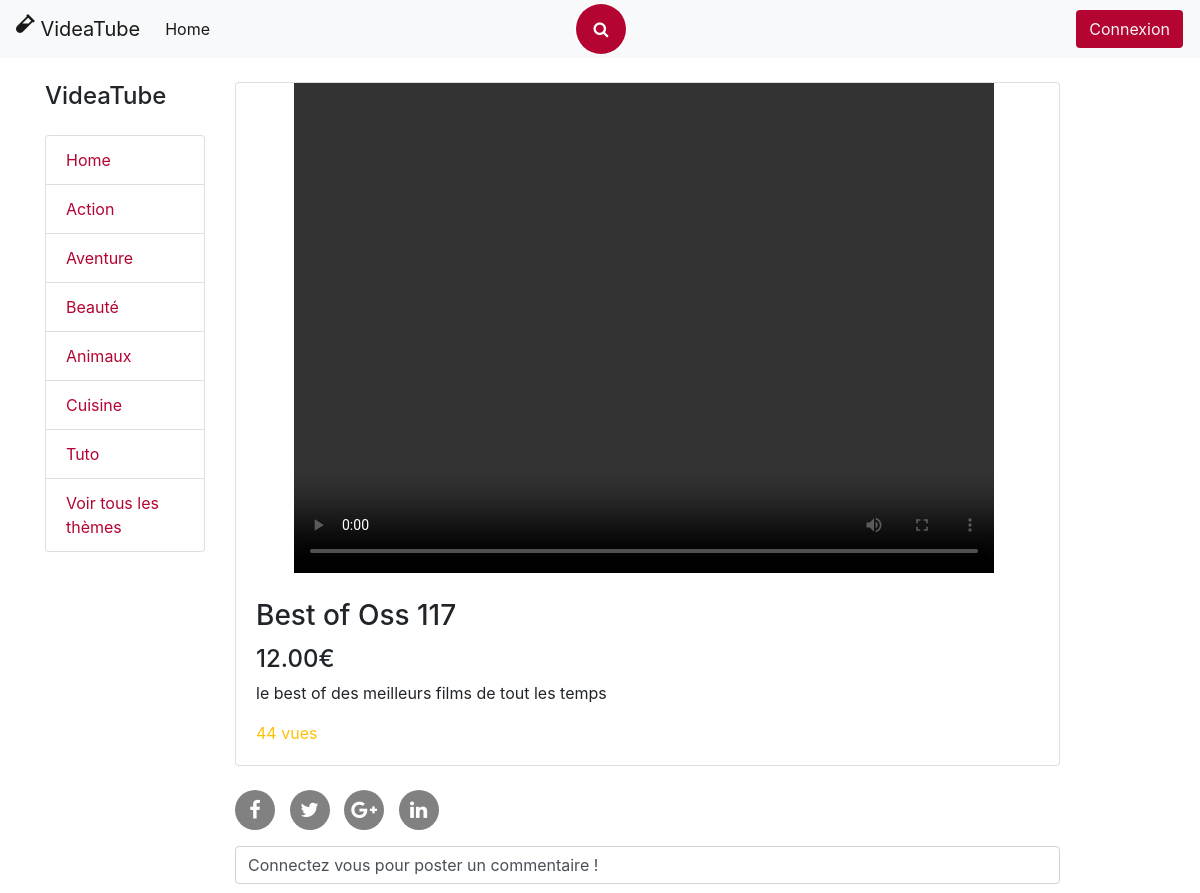
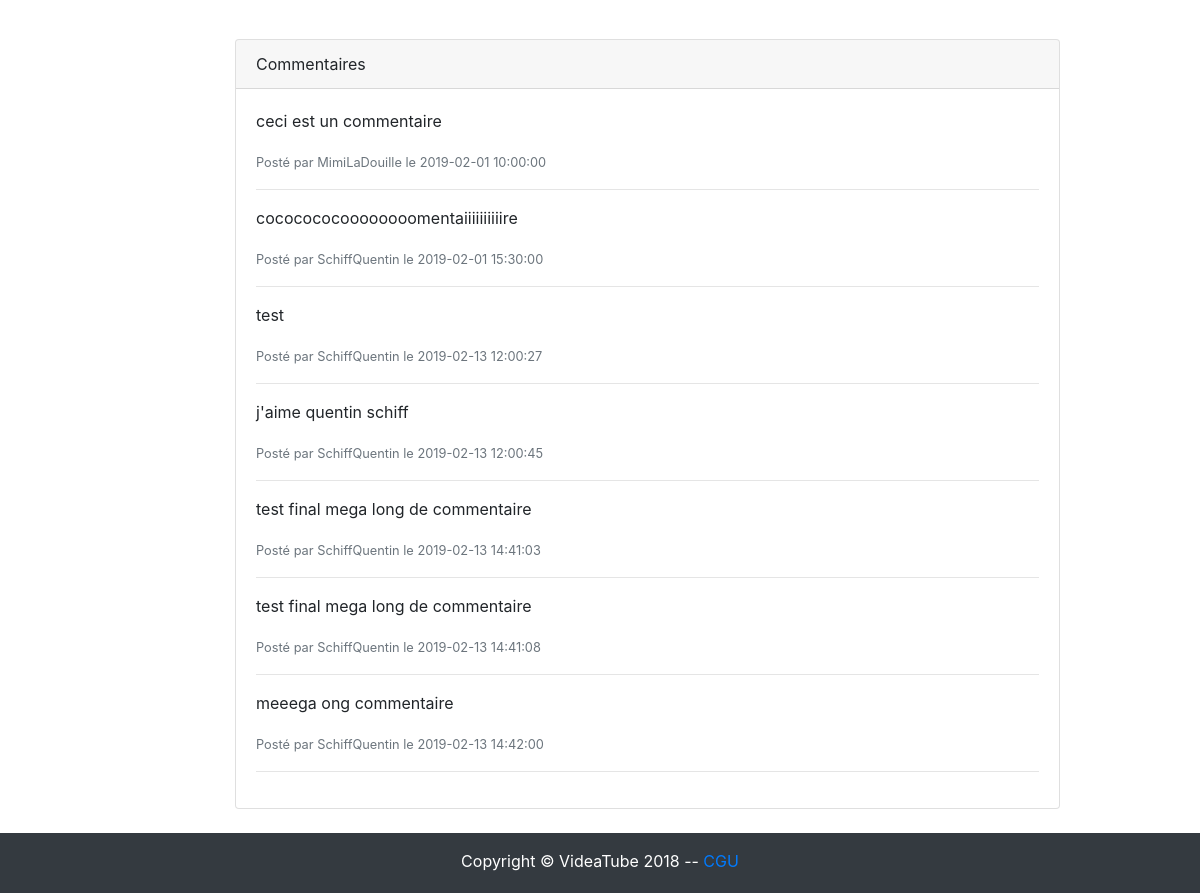
The app's page /video-20 with its own data (2 pictures, top to bottom).
### tables this page shows
CREATE TABLE `video` (
  `id` int(11) NOT NULL,
  `title` varchar(255) NOT NULL,
  `price` decimal(11,2) NOT NULL,
  `link` varchar(255) NOT NULL,
  `date_upload` date NOT NULL,
  `thumbnail` varchar(255) NOT NULL,
  `nbViews` int(11) NOT NULL,
  `description` varchar(255) NOT NULL
);

CREATE TABLE `commentary` (
  `id` int(11) NOT NULL,
  `content` text NOT NULL,
  `id_video` int(11) NOT NULL,
  `id_user` int(11) NOT NULL,
  `date_comm` datetime NOT NULL
);

CREATE TABLE `user` (
  `id` int(11) NOT NULL,
  `lastname` varchar(255) NOT NULL,
  `firstname` varchar(255) NOT NULL,
  `mail` varchar(255) NOT NULL,
  `log` varchar(255) NOT NULL,
  `password` varchar(255) NOT NULL,
  `nickname` varchar(255) NOT NULL,
  `role` int(11) NOT NULL,
  `avatar` text
);

### controler/controler.php (called while the page is built, shortened)
<?php
require_once('model/videoManager.php');
function getVideo()
{
    try {
        if (isset ($_GET['vId'])) {
            $vM = new videoManager();
            $v = $vM->get($_GET['vId']);
            $cArray[] = $vM->getCommentary($v);
        }
    } catch (Exception $e) {
        $_POST['alert'] = $e;
    }
    require_once('view/video.php');
}
?>

### model/model.php (called while the page is built)
<?php
    class Model
    {
        protected function connectBdd()
        {
            try {
                $bdd = new PDO('mysql:host=localhost;dbname=bdd_videatube;charset=utf8', 'root', '', array(PDO::ATTR_ERRMODE => PDO::ERRMODE_EXCEPTION));
                return $bdd;
            } catch (Exception $e) {
                die('Erreur : ' . $e->getMessage());
            }
        }
    }
?>

### model/videoManager.php (called while the page is built, shortened)
<?php
require_once('model/model.php');
require_once('model/videoClass.php');
    class videoManager extends Model
    {
        private $_db;
        public function get($id)
        {
            $id = (int) $id;
            $q = $this->_db->query('SELECT * FROM video WHERE id = '.$id);
            $donnees = $q->fetch(PDO::FETCH_ASSOC);
            return new videoClass($donnees);
        }
        public function getCommentary(videoClass $video)
        {
            $cArray[] = null;
            $q = $this->_db->query('SELECT c.id, c.content, c.date_comm, u.nickname FROM video v INNER JOIN commentary c ON v.id = c.id_video INNER JOIN user u ON c.id_user = u.id WHERE v.id = '.$video->getId());
            while ($donnees = $q->fetch(PDO::FETCH_ASSOC))
            {
                $cArray[] = $donnees;
            }
            return $cArray;
        }
        public function setDb(PDO $db)
        {
            $this->_db = $db;
        }
    }
?>

### model/videoClass.php (called while the page is built, shortened)
<?php
class videoClass
{
    var $id;
    var $title;
    var $price;
    var $link;
    var $nbViews;
    var $description;
    public function hydrate(array $datas)
    {
        foreach ($datas as $key => $value)
        {
            $method = 'set'.ucfirst($key);
        }
    }
    public function getId()
    {
        return $this->id;
    }
    public function setId($id)
    {
        $this->id = $id;
    }
    public function getTitle()
    {
        return $this->title;
    }
    public function setTitle($title)
    {
        $this->title = $title;
    }
    public function getPrice()
    {
        return $this->price;
    }
    public function setPrice($price)
    {
        $this->price = $price;
    }
    public function getLink()
    {
        return $this->link;
    }
    public function setLink($link)
    {
        $this->link = $link;
    }
    public function getDescription()
    {
        return $this->description;
    }
    public function setDescription($description)
    {
        $this->description = $description;
    }
    public function getNbViews()
    {
        return $this->nbViews;
    }
    public function setNbViews($nbViews)
    {
        $this->nbViews = $nbViews;
    }
}

### view/commentaries.php (the view)
<div class="card-header ">
    Commentaires
  </div>
<div class="card-body">
    <?php
    if (isset($cArray[0][1]["id"]))
    {
        foreach($cArray as $commArray)
        {
            for($i = 1; $i< count($commArray);$i++)
            { ?>
                <p><?= $commArray[$i]['content'];?></p>
                <small class="text-muted">Posté par <?= $commArray[$i]['nickname'];?> le <?= $commArray[$i]['date_comm'];?></small>
                <hr>
        <?php }
        }
    }else
    { ?>
        <p>Aucun commentaire pour cette vidéo n'a encore été posté</p>
    <?php } ?>
</div>

### view/video.php (shortened to what this page needs)
    <link href=" ./assets/css/icons.css" rel="stylesheet"/>
<div class="bodyVideo">
    <div class="container">
        <div class="row">
            <div class="col-lg-2">
                <h1 class="my-4 titleTheme">VideaTube</h1>
                <div class="list-group">
                    <a href="home" class="list-group-item">Home</a>
                    <a href="theme-1" class="list-group-item">Action</a>
                    <a href="theme-2" class="list-group-item">Aventure</a>
                    <a href="theme-3" class="list-group-item">Beauté</a>
                    <a href="theme-4" class="list-group-item">Animaux</a>
                    <a href="theme-5" class="list-group-item">Cuisine</a>
                    <a href="theme-6" class="list-group-item">Tuto</a>
                    <a href="theme-0" class="list-group-item">Voir tous les thèmes</a>
                </div>
            </div>
    <div class="col-lg-9">
<?php
if (isset($_POST['watch']))
{
    if(substr_count($v->getLink(),"http") > 0)
    {?>
            <div class="card mt-4 videoContain">
                <iframe class="videoWatch" width="700" height="490" src=<?= $v->getLink(); ?> frameborder="0" allow="accelerometer; autoplay; encrypted-media; gyroscope; picture-in-picture" allowfullscreen></iframe>
                <div class="card-body">
                    <h3 class="card-title"><?= $v->getTitle(); ?></h3>
                    <p class="card-text"><?= $v->getDescription(); ?></p>
                    <span class="text-warning"><?= $v->getNbViews(); ?> vues</span>
                </div>
            </div>
    <?php }
    else {
         ?>
            <div class="card mt-4 videoContain">
            <video class="videoWatch" width="700" height="490" controls src="./ressources/videos/<?= $v->getLink(); ?>"></video>
                <div class="card-body">
                    <h3 class="card-title"><?= $v->getTitle(); ?></h3>
                    <p class="card-text"><?= $v->getDescription(); ?></p>
                    <span class="text-warning"><?= $v->getNbViews(); ?> vues</span>
                </div>
            </div>
    <?php }
}elseif(isset($_POST['purchase'])){ ?>
            <div class="card mt-4 videoContain">
                <div class = "frame">
                    <div class="frameLock">
                        <?php if(isset($_SESSION['userConnected']))
                        { ?>
                            <form method = 'post' action ='purchase'>
                                <input type="hidden" name = "purchaseVid" value = "<?= $v->getId(); ?>" >
                                <input class="btn  btnPurchase" type="submit" name = "purchase" value = 'Acheter'>
                            </form>
                        <?php
                        }else
                        { ?>
                            <form method = 'post' action ='connexion'>
                            </form>
                        <?php
                        } ?>
                    </div>
                    <?php
                    if(substr_count($v->getLink(),"http") > 0)
                    { ?>
                        <iframe class="videoWatch" width="700" height="490" src=<?= $v->getLink(); ?> frameborder="0" allow="accelerometer; encrypted-media; gyroscope; picture-in-picture" allowfullscreen></iframe>
                    <?php
                    }else
                    { ?>
                        <video class="videoWatch" width="700" height="490" controls src="./ressources/videos/<?= $v->getLink(); ?>"></video>
                    <?php
                    } ?>
                </div>
                <div class="card-body">
                    <h3 class="card-title"><?= $v->getTitle(); ?></h3>
                    <h4><?= $v->getPrice(); ?>€</h4>
                    <p class="card-text"><?= $v->getDescription(); ?></p>
                    <span class="text-warning"><?= $v->getNbViews(); ?> vues</span>
                </div>
            </div>
        <br>
            <?php
            } ?>
            <div class="">
                <div class="listing-block">
                    <ul class="list-inline">
                        <li><a href="https://www.facebook.com/" class="icoFacebook" title="Facebook"><i class="fa fa-facebook-f"></i></a></li>
                        <li><a href="https://twitter.com/" class="icotwitter" title="Twitter"><i class="fa fa-twitter"></i></a></li>
                        <li><a href="https://plus.google.com/" class="icogoogle-plus" title="Google Plus"><i class="fa fa-google-plus"></i></a></li>
                        <li><a href="https://fr.linkedin.com/" class="icolinkedin" title="Facebook"><i class="fa fa-linkedin"></i></a></li>
                    </ul>
                </div>
            </div>
                <?php
                if(isset( $_SESSION['userConnected']['id']))
                { ?>
                <div class="card card-outline-secondary my-4 btnComm">
                    <form id ="formcomm" method = 'post' class= "comms">
                        <textarea id="textComm" form="formcomm" class="form-control mr-sm-2 inputCommentaire"placeholder='Ecrivez votre commentaire ici...'></textarea>
                        <input type="button" id="refreshComms" class="btn  my-2 my-sm-0 BoutonEnvoieCommentaire" data-id = "<?= $v->getId() ?>" value = 'Envoyer le commentaire'>
                    </form>
                </div>
                <?php
                }else{ ?>
                <div>
                    <div class="form-control mr-sm-2 inputHome">Connectez vous pour poster un commentaire !</div>
                </div>
                <?php
                } ?>
            <br>
            <div id= "commentaries" class="card card-outline-secondary my-4 ">
                <?php require_once('./view/commentaries.php'); ?>
            </div>
            </div>
        </div>
    </div>
</div>
<?php $content = ob_get_clean();
require_once ('view/template.php');?>

### assets/css/style.css (style rules this page uses)
.inputHome { border-color: #B40431; }
.list-group-item { color: #B40431 !important; }
.text-muted { color: #B40431 !important; }
body { min-height: 100vh !important; }
.listing-block .list-inline { padding-left: 0; margin-left: -5px; list-style: none; }
.listing-block .list-inline>li { display: inline-block; padding-right: 5px; padding-left: 5px; }
.listing-block .list-inline>li a { display: inline-block; position: relative; margin: 0 auto 0 auto; -moz-border-radius: 50%; -webkit-border-radius: 50%; border-radius: 50%; text-align: center; width:40px; height:40px; font-size: 20px; }
.listing-block .list-inline li i { margin: 0; line-height:40px; text-align: center; }
.listing-block .list-inline a { color:#fff; background-color:#818182; }
.videoWatch { margin-left: 7%; }
.bodyVideo { width: 100%; min-height: 100vh; padding:0 !important; margin: auto !important; }
.frame { position: relative; }
.frameLock { height: 100%; width: 100%; background-color: RGBa(0,0,0,0); position: absolute; text-align: center; }
.titleTheme { font-size: 150%; }
html { font-family: "Arial"; position: relative !important; min-height: 100% !important; }

### records on screen
video: title "Best of Oss 117", price "12.00", description "le best of des meilleurs films de tout les temps", nbViews "44"
commentary: content "ceci est un commentaire", id_user.nickname "MimiLaDouille", date_comm "2019-02-01 10:00:00"
commentary: content "cococococoooooooomentaiiiiiiiiiire", id_user.nickname "SchiffQuentin", date_comm "2019-02-01 15:30:00"
commentary: content "test", id_user.nickname "SchiffQuentin", date_comm "2019-02-13 12:00:27"
commentary: content "j'aime quentin schiff", id_user.nickname "SchiffQuentin", date_comm "2019-02-13 12:00:45"
commentary: content "test final mega long de commentaire", id_user.nickname "SchiffQuentin", date_comm "2019-02-13 14:41:03"
commentary: content "test final mega long de commentaire", id_user.nickname "SchiffQuentin", date_comm "2019-02-13 14:41:08"
commentary: content "meeega ong commentaire", id_user.nickname "SchiffQuentin", date_comm "2019-02-13 14:42:00"
